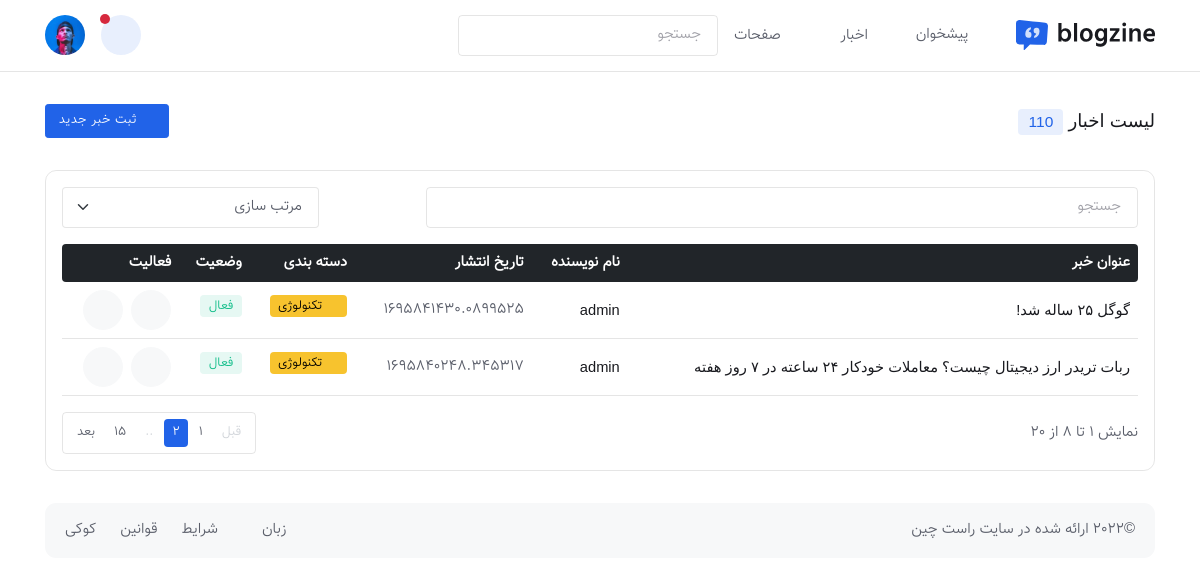
/dashboard/post/list, run on an earlier commit of the app's database.
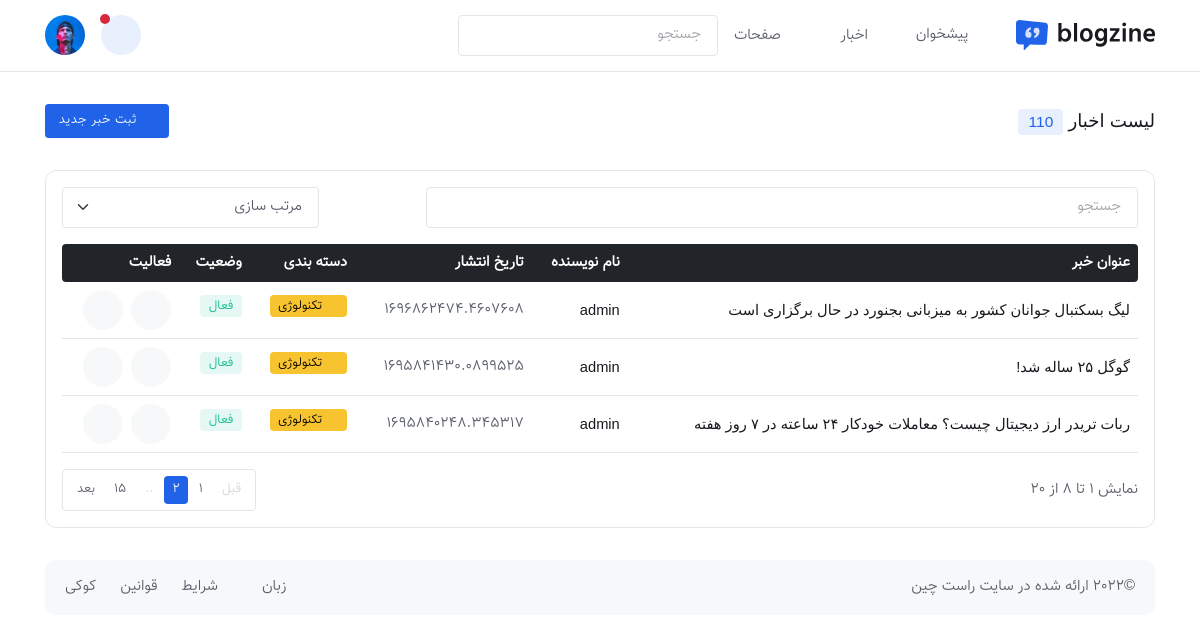
And on a later commit of the database.
### news/models.py (models this page shows, shortened)
class News(models.Model):
    writer=models.ForeignKey(User, on_delete=models.CASCADE, related_name="news")
    title=models.CharField(max_length=500)
    news_brief=models.TextField()
    news_text=models.TextField()
    news_in_picname = models.TextField(null=True , blank=True)
    news_in_picurl = models.TextField(null=True , blank=True,)
    picname = models.TextField(null=True , blank=True)
    picurl = models.TextField(null=True , blank=True,)
    news_date = models.FloatField()
    news_category=models.ForeignKey("Category",on_delete=models.CASCADE,related_name="news",null=True , blank=True)
    news_subcategory=models.ForeignKey("SubCategory",on_delete=models.CASCADE,related_name="news",null=True , blank=True)

### master/views.py (the view)
# urls.py: path('dashboard/post/list',views.master_dashboard_post_list,name='master_dashboard_post_list'),
def master_dashboard_post_list(request):
    list_news=News.objects.all().order_by('-pk')
    return render(request,'master/dashboard-post-list.html',{'list_news':list_news})

### main/templates/master/dashboard-post-list.html (shortened to what this page needs)
{% extends "master/basepanel.html" %}
{% load static %}
{% block contentmaster %}
<section class="py-4">
	<div class="container">
    <div class="row pb-4">
			<div class="col-12">
				<div class="d-sm-flex justify-content-sm-between align-items-center">
					<h1 class="mb-2 mb-sm-0 h3">لیست اخبار <span class="badge bg-primary bg-opacity-10 text-primary">110</span></h1>
					<a href="{% url 'master_dashboard_post_create' %}" class="btn btn-sm btn-primary mb-0"><i class="fas fa-plus me-2"></i>ثبت خبر جدید</a>
				</div>
			</div>
		</div>
		<div class="row">
			<div class="col-12">
          <div class="card border bg-transparent rounded-3">
            <div class="card-body p-3">
              <div class="row g-3 align-items-center justify-content-between mb-3">
                <div class="col-md-8">
                  <form class="rounded position-relative">
                    <input class="form-control pe-5 bg-transparent" type="search" placeholder="جستجو" aria-label="Search">
                    <button class="btn bg-transparent border-0 px-2 py-0 position-absolute top-50 end-0 translate-middle-y" type="submit"><i class="fas fa-search fs-6 "></i></button>
                  </form>
                </div>
                <div class="col-md-3">
                  <form>
                    <select class="form-select z-index-9 bg-transparent" aria-label=".form-select-sm">
                      <option value="">مرتب سازی</option>
                    </select>
                  </form>
                </div>
              </div>
              <div class="table-responsive border-0">
                <table class="table align-middle p-4 mb-0 table-hover table-shrink">
                  <thead class="table-dark">
                    <tr>
                      <th scope="col" class="border-0 rounded-start">عنوان خبر</th>
                      <th scope="col" class="border-0">نام نویسنده</th>
                      <th scope="col" class="border-0">تاریخ انتشار</th>
                      <th scope="col" class="border-0">دسته بندی</th>
                      <th scope="col" class="border-0">وضعیت</th>
                      <th scope="col" class="border-0 rounded-end">فعالیت</th>
                    </tr>
                  </thead>
                  {% for list_news in list_news %}
                  <tbody class="border-top-0">
                    <tr>
                      <td>
                        <h6 class="course-title mt-2 mt-md-0 mb-0"><a href="#">{{list_news.title}}</a></h6>
                      </td>
                      <td>
                        <h6 class="mb-0"><a href="#">{{list_news.writer}}</a></h6>
                      </td>
                      <td>{{list_news.news_date}}</td>
                      <td>
                        <a href="#" class="badge text-bg-warning mb-2"><i class="fas fa-circle me-2 small fw-bold"></i>تکنولوژی</a>
                      </td>
                      <td>
                        <span class="badge bg-success bg-opacity-10 text-success mb-2">فعال</span>
                      </td>
                      <td>
                        <div class="d-flex gap-2">
                          <a href="{% url 'master_dashboard_post_edit' id=list_news.id %}" class="btn btn-light btn-round mb-0" data-bs-toggle="tooltip" data-bs-placement="top" title="ویرایش"><i class="bi bi-pencil-square"></i></a>
                          <a href="{% url 'master_news_delete' id=list_news.id %}" class="btn btn-light btn-round mb-0" data-bs-toggle="tooltip" data-bs-placement="top" title="حذف"><i class="bi bi-trash"></i></a>
                        </div>
                      </td>
                    </tr>
                  </tbody>
                  {% endfor %}
                </table>
              </div>
              <div class="d-sm-flex justify-content-sm-between align-items-sm-center mt-4 mt-sm-3">
                <p class="mb-sm-0 text-center text-sm-start">نمایش 1 تا 8 از 20</p>
                <nav class="mb-sm-0 d-flex justify-content-center" aria-label="navigation">
                  <ul class="pagination pagination-sm pagination-bordered mb-0">
                    <li class="page-item disabled">
                      <a class="page-link" href="#" tabindex="-1" aria-disabled="true">قبل</a>
                    </li>
                    <li class="page-item"><a class="page-link" href="#">1</a></li>
                    <li class="page-item active"><a class="page-link" href="#">2</a></li>
                    <li class="page-item disabled"><a class="page-link" href="#">..</a></li>
                    <li class="page-item"><a class="page-link" href="#">15</a></li>
                    <li class="page-item">
                      <a class="page-link" href="#">بعد</a>
                    </li>
                  </ul>
                </nav>
              </div>
            </div>
          </div>
      </div>
    </div>
  </div>
</section>
{% endblock contentmaster %}

### main/templates/master/basepanel.html (shortened to what this page needs)
{% load static %}
<!DOCTYPE html>
<html lang="fa" dir="rtl">
<head>
	<link rel="stylesheet" type="text/css" href="{% static 'master/' %}assets/vendor/font-awesome/css/all.min.css">
	<link rel="stylesheet" type="text/css" href="{% static 'master/' %}assets/vendor/bootstrap-icons/bootstrap-icons.css">
	<link rel="stylesheet" type="text/css" href="{% static 'master/' %}assets/vendor/apexcharts/css/apexcharts.css">
	<link rel="stylesheet" type="text/css" href="{% static 'master/' %}assets/vendor/overlay-scrollbar/css/OverlayScrollbars.min.css">
	<link id="style-switch" rel="stylesheet" type="text/css" href="{% static 'master/' %}assets/css/style-rtl.css">
</head>
<body>
<header class="navbar-light navbar-sticky header-static border-bottom navbar-dashboard">
	<nav class="navbar navbar-expand-xl">
		<div class="container">
			<a class="navbar-brand me-3" href="index.html">
				<img class="navbar-brand-item light-mode-item" src="{% static 'master/' %}assets/images/logo.svg" alt="logo">
			</a>
			<div class="collapse navbar-collapse" id="navbarCollapse">
				<ul class="navbar-nav navbar-nav-scroll mx-auto">
					<li class="nav-item"><a class="nav-link" href="dashboard.html"><i class="bi bi-house-door me-1"></i>پیشخوان</a></li>
					<li class="nav-item dropdown">
						<a class="nav-link dropdown-toggle" href="#" id="postMenu" data-bs-toggle="dropdown" aria-haspopup="true" aria-expanded="false"><i class="bi bi-pencil me-1"></i>اخبار</a>
					</li>
					<li class="nav-item dropdown">
						<a class="nav-link dropdown-toggle" href="#" id="pagesMenu" data-bs-toggle="dropdown" aria-haspopup="true" aria-expanded="false"><i class="bi bi-folder me-1"></i>صفحات</a>
					</li>
				</ul>
				<div class="nav my-3 my-xl-0 px-4 px-lg-1 flex-nowrap align-items-center">
					<div class="nav-item w-100">
						<form class="position-relative">
							<input class="form-control pe-5 bg-transparent" type="search" placeholder="جستجو" aria-label="Search">
							<button class="btn bg-transparent border-0 px-2 py-0 position-absolute top-50 end-0 translate-middle-y" type="submit"><i class="fas fa-search fs-6 "></i></button>
						</form>
					</div>
				</div>
			</div>
			<div class="nav flex-nowrap align-items-center">
				<div class="nav-item ms-2 ms-md-3 dropdown">
					<a class="btn btn-primary-soft btn-round mb-0" href="#" role="button" data-bs-toggle="dropdown" aria-expanded="false" data-bs-auto-close="outside">
						<i class="bi bi-bell fa-fw"></i>
					</a>
					<span class="notif-badge animation-blink"></span>
				</div>
				<div class="nav-item ms-2 ms-md-3 dropdown">
					<a class="avatar avatar-sm p-0" href="#" id="profileDropdown" role="button" data-bs-auto-close="outside" data-bs-display="static" data-bs-toggle="dropdown" aria-expanded="false">
						<img class="avatar-img rounded-circle" src="{% static 'master/' %}assets/images/avatar/03.jpg" alt="avatar">
					</a>
				</div>
			</div>
		</div>
	</nav>
</header>
<main>
{% block contentmaster %}
{% endblock contentmaster %}
</main>
<footer class="mb-3">
  <div class="container">
    <div class="card card-body bg-light">
      <div class="row align-items-center justify-content-between">
        <div class="col-lg-6">
          <div class="text-center text-lg-start">©2022 ارائه شده در سایت <a href="https://www.rtl-theme.com/" class="text-reset btn-link" target="_blank">راست چین</a>
          </div>
        </div>
        <div class="col-lg-6 d-sm-flex align-items-center justify-content-center justify-content-lg-end">
          <div class="dropup me-0 me-sm-3 mt-3 mt-md-0 text-center text-sm-end">
            <a class="dropdown-toggle text-body" href="#" role="button" id="languageSwitcher" data-bs-toggle="dropdown" aria-expanded="false">
              زبان
            </a>
          </div>
          <ul class="nav text-center text-sm-end justify-content-center justify-content-center mt-3 mt-md-0">
            <li class="nav-item"><a class="nav-link" href="#">شرایط</a></li>
            <li class="nav-item"><a class="nav-link" href="#">قوانین</a></li>
            <li class="nav-item"><a class="nav-link pe-0" href="#">کوکی</a></li>
          </ul>
        </div>
      </div>
    </div>
  </div>
</footer>
</body>
</html>

What changed in the data, as far as the page shows it:
added News: title "لیگ بسکتبال جوانان کشور به میزبانی بجنورد در حال برگزاری است", writer "admin", news_date "1696862474.4607608"
